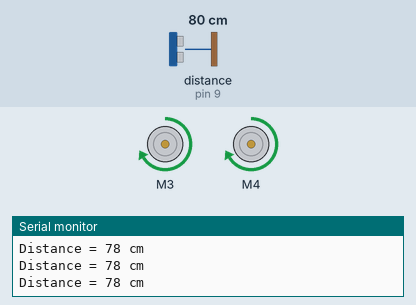
A sketch run on a simulated Arduino Uno, built with avr-gcc and run on an emulated ATmega328P. Parts: 2 × DC motor (green arrow = forward, orange = backward, longer = faster), the last lines printed to the serial monitor. Wiring (inferred from the names in the program): ultrasonic range finder: trigger pin 10; echo pin 9. The test bench sets the inputs (shaded band); at power-on: distance to the obstacle (sensor on pin 9) 80 cm. The echo pulse lasts 58.3 µs per cm.

Above: at 1.2 s.
1.3 s: distance to the obstacle (sensor on pin 9) set to 22 cm
2.8 s: distance to the obstacle (sensor on pin 9) set to 19 cm
At 3.6 s:
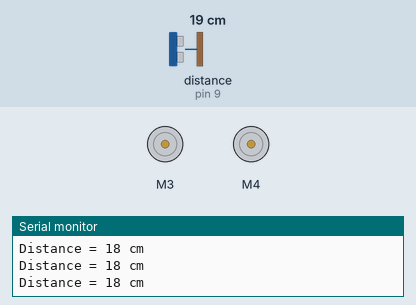
4.3 s: distance to the obstacle (sensor on pin 9) set to 35 cm
At 4.7 s:
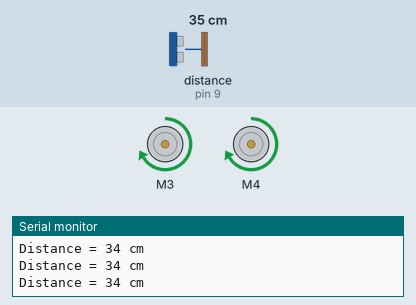
5.8 s: distance to the obstacle (sensor on pin 9) set to 2 cm
At 6.1 s:
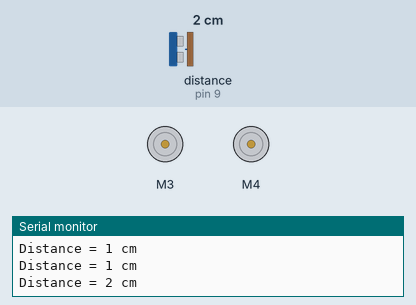
Timing chart, 0 to 8.3 s (numbered marks = the images above; inputs shaded):
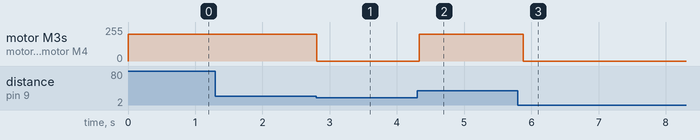

Measured:
- the behaviour switches between 21 and 20 cm on distance to the obstacle (sensor on pin 9) (found by bisection; images 0 and 1)
- after the input at 2.8 s, motor M3, motor M4: forward 200/255 → stopped at once
- after the input at 4.3 s, motor M3, motor M4: stopped → forward 200/255 at once
- after the input at 5.8 s, motor M3, motor M4: forward 200/255 → stopped after 0.08 s

The sketch:

Working_Robot_Car.ino
```cpp
#include <AFMotor.h>

// Define Trig and Echo pin:
#define trigPin 10
#define echoPin 9

AF_DCMotor motor1(3, MOTOR12_64KHZ); // create motor #1, 64KHz pwm
AF_DCMotor motor2(4, MOTOR12_64KHZ); // create motor #2, 64KHz pwm

// Define variables:
long duration;
int distance;

void setup() {
  // Define inputs and outputs:
  pinMode(trigPin, OUTPUT);
  pinMode(echoPin, INPUT);

  Serial.begin(9600); // set up Serial library at 9600 bps
  Serial.println("Motor test!");

  motor1.setSpeed(200);
  motor2.setSpeed(200);
}

void loop() {
  // Clear the trigPin by setting it LOW:
  digitalWrite(trigPin, LOW);
  delayMicroseconds(5);

  // Trigger the sensor by setting the trigPin high for 10 microseconds:
  digitalWrite(trigPin, HIGH);
  delayMicroseconds(10);
  digitalWrite(trigPin, LOW);

  // Read the echoPin, pulseIn() returns the duration (length of the pulse) in microseconds:
  duration = pulseIn(echoPin, HIGH);
  // Calculate the distance:
  distance = duration * 0.034 / 2;

  // Print the distance on the Serial Monitor (Ctrl+Shift+M):
  Serial.print("Distance = ");
  Serial.print(distance);
  Serial.println(" cm");

  if (distance < 20) {
    motor1.run(RELEASE);
    motor2.run(RELEASE);
  }
  else {
    motor1.run(FORWARD);
    motor2.run(FORWARD);
  }

  delay(100);
}
```
